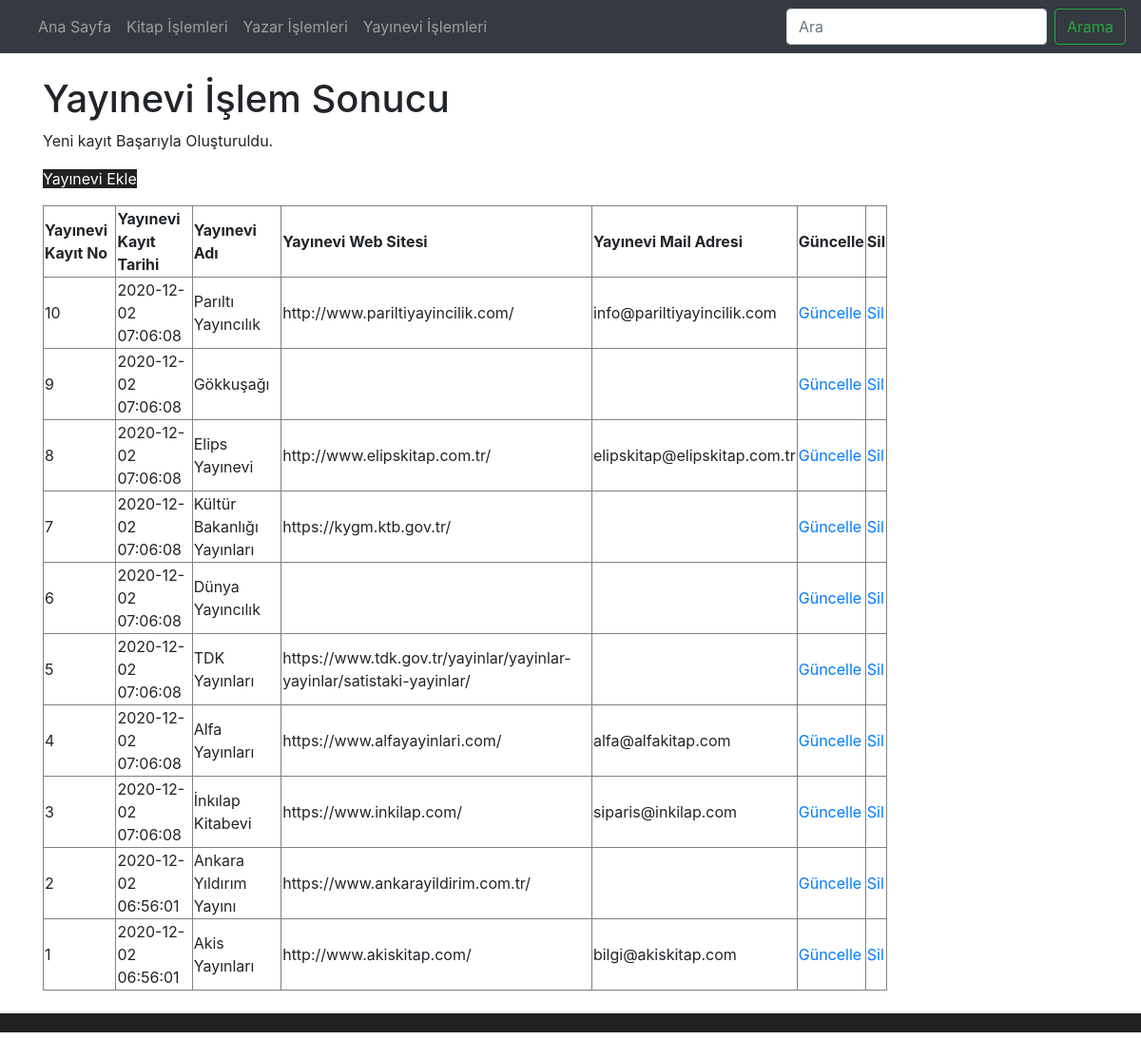
Screenshot of /yayinevi_eklendi.php with the database file from the repository.
### tables this page shows
CREATE TABLE `yayineviveri` (
  `YayineviNo` int(11) NOT NULL COMMENT 'Yayınevi numarası girilecek (otomatik artan)',
  `YayineviKayitTarihi` timestamp NOT NULL DEFAULT CURRENT_TIMESTAMP,
  `YayineviAdi` varchar(75) NOT NULL COMMENT 'Yayınevinin adı yazılacak',
  `YayineviWebSitesi` varchar(150) DEFAULT NULL COMMENT 'Yayınevinin web adresi girilecek',
  `YayineviMailAdresi` varchar(40) DEFAULT NULL COMMENT 'Yayınevinin e posta adresi girilecek'
);

### yayinevi_eklendi.php (the view, shortened to what this page needs)
<?php
    require_once("baglanti.php");
    $YayineviAdi = mysqli_real_escape_string($baglanti, $_POST['YayineviAdi']);
    $YayineviWebSitesi = mysqli_real_escape_string($baglanti, $_POST['YayineviWebSitesi']);
    $YayineviMailAdresi = mysqli_real_escape_string($baglanti, $_POST['YayineviMailAdresi']);
    $sorgu = "INSERT INTO yayineviveri (YayineviAdi, YayineviWebSitesi, YayineviMailAdresi)
            VALUES ('$YayineviAdi', '$YayineviWebSitesi', '$YayineviMailAdresi')";
    if (mysqli_query($baglanti, $sorgu)) {
        $islemSonuc = "Yeni kayıt Başarıyla Oluşturuldu.";
    } else {
        $islemSonuc = "Hata: " . $sorgu . "<br>" . mysqli_error($baglanti);
    }
    $sorgu2 = mysqli_query($baglanti, "SELECT * FROM yayineviveri ORDER BY YayineviNo DESC");
?>
<!DOCTYPE html>
<html lang="tr"><head><meta http-equiv="Content-Type" content="text/html; charset=UTF-8">
<link href="bootstrap.min.css" rel="stylesheet">
    <link href="./katalog_files/navbar-top.css" rel="stylesheet">
  </head>
  <body>
    <nav class="navbar navbar-expand-md navbar-dark bg-dark mb-4">
  <div class="collapse navbar-collapse" id="navbarCollapse">
    <ul class="navbar-nav mr-auto">
      <li class="nav-item">
        <a class="nav-link" href="index.php">Ana Sayfa </a>
      </li>
      <li class="nav-item">
        <a class="nav-link" href="kitap.php">Kitap İşlemleri</a>
      </li>
      <li class="nav-item">
        <a class="nav-link" href="yazar.php">Yazar İşlemleri</a>
      </li>
      <li class="nav-item">
        <a class="nav-link" href="yayinevi.php">Yayınevi İşlemleri</a>
      </li>
    </ul>
    <form class="form-inline mt-2 mt-md-0">
      <input class="form-control mr-sm-2" type="text" placeholder="Ara" aria-label="Search">
      <button class="btn btn-outline-success my-2 my-sm-0" type="submit">Arama</button>
    </form>
  </div>
</nav>
<main role="main" class="container">
<h1>Yayınevi İşlem Sonucu</h1>
<p><?php echo $islemSonuc; ?></p>
<p><a href="yayinevi_ekle.php" style="text-align:center;background-color:#212121; color: white">Yayınevi Ekle</a></p>
<?php
echo("<table border=1 width=80%>");
    echo("<tr>");
    echo("<td><b>Yayınevi Kayıt No</b></td>");
    echo("<td><b>Yayınevi Kayıt Tarihi</b></td>");
    echo("<td><b>Yayınevi Adı</b></td>");
    echo("<td><b>Yayınevi Web Sitesi</b></td>");
    echo("<td><b>Yayınevi Mail Adresi</b></td>");
    echo("<td><b>Güncelle</b></td>");
    echo("<td><b>Sil</b></td>");
    echo("</tr>");
while($satir = mysqli_fetch_assoc($sorgu2)){
    echo("<tr>");
    echo("<td>".$satir["YayineviNo"]."</td>");
    echo("<td>".$satir["YayineviKayitTarihi"]."</td>");
    echo("<td>".$satir["YayineviAdi"]."</td>");
    echo("<td>".$satir["YayineviWebSitesi"]."</td>");
    echo("<td>".$satir["YayineviMailAdresi"]."</td>");
    echo("<td><a href='yayinevi_guncellenecek.php?YayineviNo=".$satir["YayineviNo"]."'>Güncelle</a></td>");
    echo("<td><a href='yayinevi_sil.php?YayineviNo=".$satir["YayineviNo"]."'>Sil</a></td>");
    echo("</tr>");
            }
echo("</table>");
?>
</main>
<br>
<footer style="text-align:center;background-color:#212121; color: white;padding:10px"><b></b></footer>
</body></html>

### navbar-top.css (style rules this page uses)
body { min-height: 75rem; }

### rows the page displays
yayineviveri: YayineviNo "10", YayineviKayitTarihi "2020-12-02 07:06:08", YayineviAdi "Parıltı Yayıncılık", YayineviWebSitesi "http://www.pariltiyayincilik.com/", YayineviMailAdresi "info@pariltiyayincilik.com"
yayineviveri: YayineviNo "9", YayineviKayitTarihi "2020-12-02 07:06:08", YayineviAdi "Gökkuşağı"
yayineviveri: YayineviNo "8", YayineviKayitTarihi "2020-12-02 07:06:08", YayineviAdi "Elips Yayınevi", YayineviWebSitesi "http://www.elipskitap.com.tr/", YayineviMailAdresi "elipskitap@elipskitap.com.tr"
yayineviveri: YayineviNo "7", YayineviKayitTarihi "2020-12-02 07:06:08", YayineviAdi "Kültür Bakanlığı Yayınları", YayineviWebSitesi "https://kygm.ktb.gov.tr/"
yayineviveri: YayineviNo "6", YayineviKayitTarihi "2020-12-02 07:06:08", YayineviAdi "Dünya Yayıncılık"
yayineviveri: YayineviNo "5", YayineviKayitTarihi "2020-12-02 07:06:08", YayineviAdi "TDK Yayınları", YayineviWebSitesi "https://www.tdk.gov.tr/yayinlar/yayinlar-yayinlar/satistaki-yayinlar/"
yayineviveri: YayineviNo "4", YayineviKayitTarihi "2020-12-02 07:06:08", YayineviAdi "Alfa Yayınları", YayineviWebSitesi "https://www.alfayayinlari.com/", YayineviMailAdresi "alfa@alfakitap.com"
yayineviveri: YayineviNo "3", YayineviKayitTarihi "2020-12-02 07:06:08", YayineviAdi "İnkılap Kitabevi", YayineviWebSitesi "https://www.inkilap.com/", YayineviMailAdresi "siparis@inkilap.com"
yayineviveri: YayineviNo "2", YayineviKayitTarihi "2020-12-02 06:56:01", YayineviAdi "Ankara Yıldırım Yayını", YayineviWebSitesi "https://www.ankarayildirim.com.tr/"
yayineviveri: YayineviNo "1", YayineviKayitTarihi "2020-12-02 06:56:01", YayineviAdi "Akis Yayınları", YayineviWebSitesi "http://www.akiskitap.com/", YayineviMailAdresi "bilgi@akiskitap.com"

### other values shown
$islemSonuc "Yeni kayıt Başarıyla Oluşturuldu."
